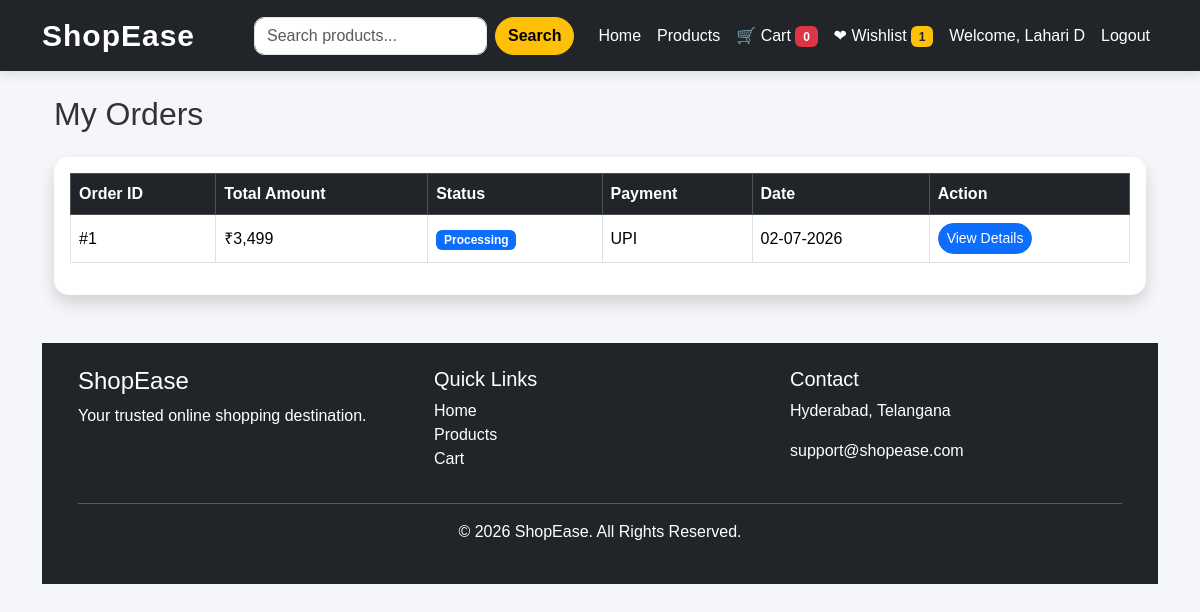
Screenshot of /orders.php (signed in) with the database file from the repository.
### tables this page shows
CREATE TABLE `orders` (
  `id` int(11) NOT NULL,
  `user_id` int(11) DEFAULT NULL,
  `total_amount` decimal(10,2) DEFAULT NULL,
  `order_status` varchar(50) DEFAULT 'Pending',
  `order_date` timestamp NOT NULL DEFAULT current_timestamp(),
  `shipping_address` text DEFAULT NULL,
  `payment_method` varchar(50) DEFAULT NULL
);

### orders.php (the view, shortened to what this page needs)
<?php
include("includes/header.php");
$user_id = $_SESSION['user_id'];
$sql = "SELECT * FROM orders
        WHERE user_id='$user_id'
        ORDER BY id DESC";
$result = mysqli_query($conn,$sql);
?>
<div class="container mt-4">
<h2 class="mb-4">My Orders</h2>
<div class="card shadow">
<div class="card-body">
<table class="table table-bordered table-hover align-middle">
<thead class="table-dark">
<tr>
<th>Order ID</th>
<th>Total Amount</th>
<th>Status</th>
<th>Payment</th>
<th>Date</th>
<th>Action</th>
</tr>
</thead>
<tbody>
<?php
if(mysqli_num_rows($result)>0)
{
    while($row=mysqli_fetch_assoc($result))
    {
        if($row['order_status']=="Pending")
        {
            $badge="warning";
        }
        elseif($row['order_status']=="Processing")
        {
            $badge="primary";
        }
        elseif($row['order_status']=="Shipped")
        {
            $badge="info";
        }
        elseif($row['order_status']=="Delivered")
        {
            $badge="success";
        }
        else
        {
            $badge="danger";
        }
?>
<tr>
<td>
#<?php echo $row['id']; ?>
</td>
<td>
₹<?php echo number_format($row['total_amount']); ?>
</td>
<td>
<span class="badge bg-<?php echo $badge; ?>">
<?php echo $row['order_status']; ?>
</span>
</td>
<td>
<?php echo $row['payment_method']; ?>
</td>
<td>
<?php echo date("d-m-Y",strtotime($row['order_date'])); ?>
</td>
<td>
<a
href="order_details.php?id=<?php echo $row['id']; ?>"
class="btn btn-primary btn-sm">
View Details
</a>
</td>
</tr>
<?php
    }
}
?>
</tbody>
</table>
</div>
</div>
</div>
<?php
include("includes/footer.php");
?>

### css/style.css (style rules this page uses)
body { background:#f4f6f9; font-family:Arial, Helvetica, sans-serif; color:#333; }
.btn { border-radius:30px; transition:.3s; }
.card { border:none; border-radius:15px; box-shadow:0 5px 15px rgba(0,0,0,.1); }
.table { background:#fff; }
.table th { background:#212529; color:#fff; }
.table td { vertical-align:middle; }

### rows the page displays
orders: id "1", total_amount "3,499", order_status "Processing", payment_method "UPI", order_date "02-07-2026"

### other values shown
$cartCount "0"
$wishlistCount "1"
$_SESSION['user_name'] "Lahari D"
